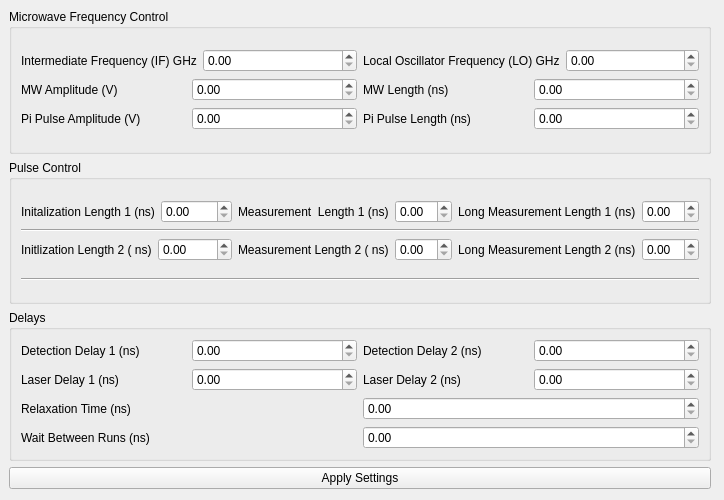
<?xml version="1.0" encoding="UTF-8"?>
<ui version="4.0">
 <class>Form</class>
 <widget class="QWidget" name="Form">
  <property name="geometry">
   <rect>
    <x>0</x>
    <y>0</y>
    <width>724</width>
    <height>500</height>
   </rect>
  </property>
  <property name="windowTitle">
   <string>OPX Controller</string>
  </property>
  <widget class="QWidget" name="tidywidget" native="true">
   <property name="geometry">
    <rect>
     <x>9</x>
     <y>9</y>
     <width>702</width>
     <height>480</height>
    </rect>
   </property>
   <layout class="QVBoxLayout" name="verticalLayout_2">
    <item>
     <layout class="QVBoxLayout" name="verticalLayout" stretch="0,0,0">
      <property name="spacing">
       <number>6</number>
      </property>
      <property name="bottomMargin">
       <number>0</number>
      </property>
      <item>
       <widget class="QGroupBox" name="groupBox">
        <property name="title">
         <string>Microwave Frequency Control</string>
        </property>
        <layout class="QVBoxLayout" name="verticalLayout_5">
         <item>
          <layout class="QVBoxLayout" name="verticalLayout_4">
           <item>
            <layout class="QHBoxLayout" name="horizontalLayout_10">
             <item>
              <layout class="QHBoxLayout" name="horizontalLayout_8">
               <item>
                <widget class="QLabel" name="label_5">
                 <property name="text">
                  <string>Intermediate Frequency (IF) GHz</string>
                 </property>
                </widget>
               </item>
               <item>
                <widget class="QDoubleSpinBox" name="doubleSpinBox"/>
               </item>
              </layout>
             </item>
             <item>
              <layout class="QHBoxLayout" name="horizontalLayout_9">
               <item>
                <widget class="QLabel" name="label">
                 <property name="text">
                  <string>Local Oscillator Frequency (LO) GHz</string>
                 </property>
                </widget>
               </item>
               <item>
                <widget class="QDoubleSpinBox" name="doubleSpinBox_2"/>
               </item>
              </layout>
             </item>
            </layout>
           </item>
           <item>
            <layout class="QHBoxLayout" name="horizontalLayout_11">
             <item>
              <layout class="QHBoxLayout" name="horizontalLayout_14">
               <item>
                <widget class="QLabel" name="label_11">
                 <property name="text">
                  <string>MW Amplitude (V)</string>
                 </property>
                </widget>
               </item>
               <item>
                <widget class="QDoubleSpinBox" name="doubleSpinBox_11"/>
               </item>
              </layout>
             </item>
             <item>
              <layout class="QHBoxLayout" name="horizontalLayout_13">
               <item>
                <widget class="QLabel" name="label_12">
                 <property name="text">
                  <string>MW Length (ns)</string>
                 </property>
                </widget>
               </item>
               <item>
                <widget class="QDoubleSpinBox" name="doubleSpinBox_12"/>
               </item>
              </layout>
             </item>
            </layout>
           </item>
           <item>
            <layout class="QHBoxLayout" name="horizontalLayout_15">
             <item>
              <layout class="QHBoxLayout" name="horizontalLayout_16">
               <item>
                <widget class="QLabel" name="label_13">
                 <property name="text">
                  <string>Pi Pulse Amplitude (V)</string>
                 </property>
                </widget>
               </item>
               <item>
                <widget class="QDoubleSpinBox" name="doubleSpinBox_13"/>
               </item>
              </layout>
             </item>
             <item>
              <layout class="QHBoxLayout" name="horizontalLayout_17">
               <item>
                <widget class="QLabel" name="label_14">
                 <property name="text">
                  <string>Pi Pulse Length (ns)</string>
                 </property>
                </widget>
               </item>
               <item>
                <widget class="QDoubleSpinBox" name="doubleSpinBox_14"/>
               </item>
              </layout>
             </item>
            </layout>
           </item>
          </layout>
         </item>
        </layout>
       </widget>
      </item>
      <item>
       <widget class="QGroupBox" name="groupBox_2">
        <property name="font">
         <font>
          <bold>false</bold>
         </font>
        </property>
        <property name="title">
         <string>Pulse Control</string>
        </property>
        <layout class="QVBoxLayout" name="verticalLayout_7">
         <item>
          <layout class="QVBoxLayout" name="verticalLayout_6">
           <item>
            <layout class="QHBoxLayout" name="horizontalLayout">
             <item>
              <layout class="QHBoxLayout" name="horizontalLayout_12">
               <item>
                <widget class="QLabel" name="label_2">
                 <property name="text">
                  <string>Initalization Length 1 (ns)</string>
                 </property>
                </widget>
               </item>
               <item>
                <widget class="QDoubleSpinBox" name="doubleSpinBox_3"/>
               </item>
              </layout>
             </item>
             <item>
              <layout class="QHBoxLayout" name="horizontalLayout_18">
               <item>
                <widget class="QLabel" name="label_3">
                 <property name="text">
                  <string>Measurement  Length 1 (ns)</string>
                 </property>
                </widget>
               </item>
               <item>
                <widget class="QDoubleSpinBox" name="doubleSpinBox_4"/>
               </item>
              </layout>
             </item>
             <item>
              <layout class="QHBoxLayout" name="horizontalLayout_19">
               <item>
                <widget class="QLabel" name="label_4">
                 <property name="text">
                  <string>Long Measurement Length 1 (ns)</string>
                 </property>
                </widget>
               </item>
               <item>
                <widget class="QDoubleSpinBox" name="doubleSpinBox_5"/>
               </item>
              </layout>
             </item>
            </layout>
           </item>
           <item>
            <widget class="Line" name="line">
             <property name="orientation">
              <enum>Qt::Horizontal</enum>
             </property>
            </widget>
           </item>
           <item>
            <layout class="QHBoxLayout" name="horizontalLayout_4">
             <item>
              <layout class="QHBoxLayout" name="horizontalLayout_2">
               <item>
                <widget class="QLabel" name="label_6">
                 <property name="text">
                  <string>Initlization Length 2 ( ns)</string>
                 </property>
                </widget>
               </item>
               <item>
                <widget class="QDoubleSpinBox" name="doubleSpinBox_6"/>
               </item>
              </layout>
             </item>
             <item>
              <layout class="QHBoxLayout" name="horizontalLayout_3">
               <item>
                <widget class="QLabel" name="label_7">
                 <property name="text">
                  <string>Measurement Length 2 ( ns)</string>
                 </property>
                </widget>
               </item>
               <item>
                <widget class="QDoubleSpinBox" name="doubleSpinBox_7"/>
               </item>
               <item>
                <layout class="QHBoxLayout" name="horizontalLayout_20">
                 <item>
                  <widget class="QLabel" name="label_8">
                   <property name="text">
                    <string>Long Measurement Length 2 (ns)</string>
                   </property>
                  </widget>
                 </item>
                 <item>
                  <widget class="QDoubleSpinBox" name="doubleSpinBox_8"/>
                 </item>
                </layout>
               </item>
              </layout>
             </item>
            </layout>
           </item>
          </layout>
         </item>
         <item>
          <widget class="Line" name="line_2">
           <property name="orientation">
            <enum>Qt::Horizontal</enum>
           </property>
          </widget>
         </item>
        </layout>
       </widget>
      </item>
      <item>
       <widget class="QGroupBox" name="groupBox_3">
        <property name="title">
         <string>Delays</string>
        </property>
        <layout class="QVBoxLayout" name="verticalLayout_8">
         <item>
          <layout class="QVBoxLayout" name="verticalLayout_3">
           <item>
            <layout class="QHBoxLayout" name="horizontalLayout_5">
             <item>
              <layout class="QHBoxLayout" name="horizontalLayout_22">
               <item>
                <widget class="QLabel" name="label_10">
                 <property name="text">
                  <string>Detection Delay 1 (ns)</string>
                 </property>
                </widget>
               </item>
               <item>
                <widget class="QDoubleSpinBox" name="doubleSpinBox_10"/>
               </item>
              </layout>
             </item>
             <item>
              <layout class="QHBoxLayout" name="horizontalLayout_21">
               <item>
                <widget class="QLabel" name="label_15">
                 <property name="text">
                  <string>Detection Delay 2 (ns)</string>
                 </property>
                </widget>
               </item>
               <item>
                <widget class="QDoubleSpinBox" name="doubleSpinBox_15"/>
               </item>
              </layout>
             </item>
            </layout>
           </item>
          </layout>
         </item>
         <item>
          <layout class="QHBoxLayout" name="horizontalLayout_23">
           <item>
            <layout class="QHBoxLayout" name="horizontalLayout_24">
             <item>
              <widget class="QLabel" name="label_16">
               <property name="text">
                <string>Laser Delay 1 (ns)</string>
               </property>
              </widget>
             </item>
             <item>
              <widget class="QDoubleSpinBox" name="doubleSpinBox_16"/>
             </item>
            </layout>
           </item>
           <item>
            <layout class="QHBoxLayout" name="horizontalLayout_25">
             <item>
              <widget class="QLabel" name="label_17">
               <property name="text">
                <string>Laser Delay 2 (ns)</string>
               </property>
              </widget>
             </item>
             <item>
              <widget class="QDoubleSpinBox" name="doubleSpinBox_17"/>
             </item>
            </layout>
           </item>
          </layout>
         </item>
         <item>
          <layout class="QHBoxLayout" name="horizontalLayout_26">
           <item>
            <widget class="QLabel" name="label_9">
             <property name="text">
              <string>Relaxation Time (ns)</string>
             </property>
            </widget>
           </item>
           <item>
            <widget class="QDoubleSpinBox" name="doubleSpinBox_9"/>
           </item>
          </layout>
         </item>
         <item>
          <layout class="QHBoxLayout" name="horizontalLayout_27">
           <item>
            <widget class="QLabel" name="label_18">
             <property name="text">
              <string>Wait Between Runs (ns)</string>
             </property>
            </widget>
           </item>
           <item>
            <widget class="QDoubleSpinBox" name="doubleSpinBox_18"/>
           </item>
          </layout>
         </item>
        </layout>
       </widget>
      </item>
     </layout>
    </item>
    <item>
     <widget class="QPushButton" name="pushButton">
      <property name="text">
       <string>Apply Settings</string>
      </property>
     </widget>
    </item>
   </layout>
  </widget>
 </widget>
 <resources/>
 <connections/>
</ui>
